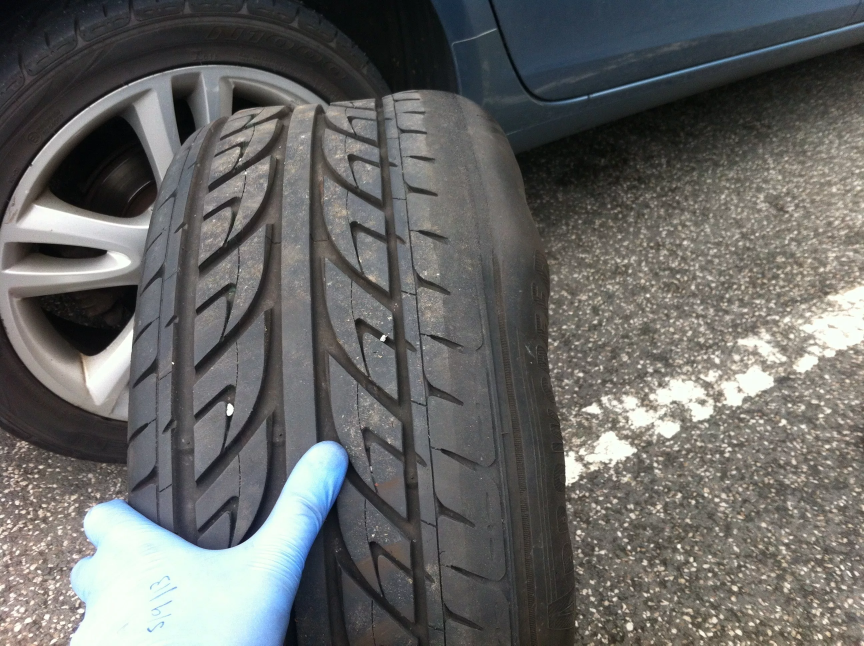
#> input picture Data/RGB/Defective/rbg d 2nd/101.jpg, 2592 x 1936 px (shown at 1/3 size)
$ python -i auto_tire_test.py   (imports and definitions only)
#> lines starting #> are read from the running program, lines starting #| are printed output that depends on the picture; after the words box and inside, x2 and y2 are one past the last pixel; in counts of white or black regions, pixels touching at a corner belong together
from cv2 import cv2
import numpy as np

class tire_testing:
    """
    Class containing all the tire testing function.
    """
    def ink_test(self,location):
        """
        Function checks the ink spillage in tire.
        Returns 0 or 1, 1 for defective.
        """
        frame = cv2.imread(location)
#> frame is the input picture: shape (1936, 2592, 3); mean B, G, R 101.1, 102.9, 102.8
        gray = cv2.cvtColor(frame,cv2.COLOR_BGR2GRAY)
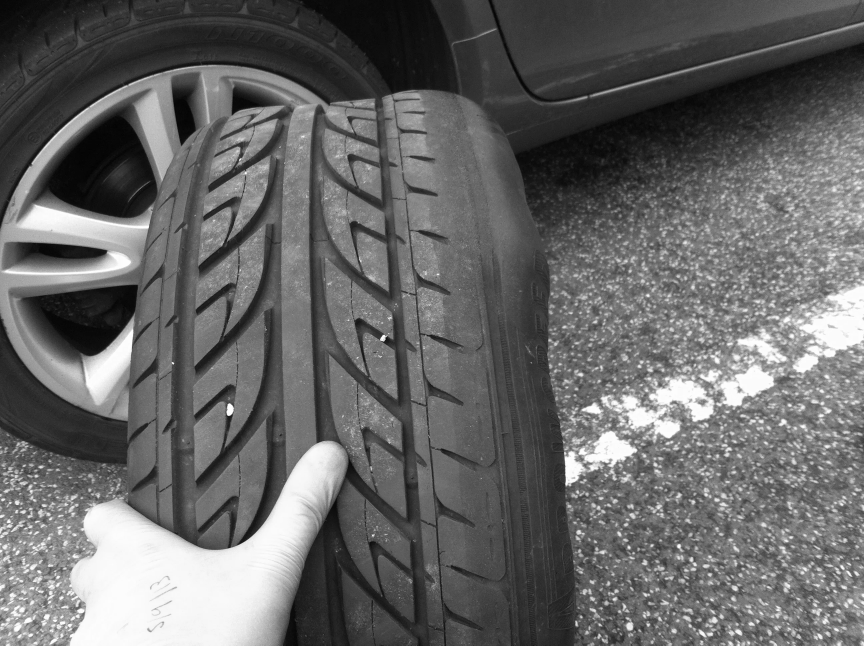
#> gray: shape (1936, 2592) (shown at 1/3 size); min 0, max 255, mean 102.6
        _, thresh = cv2.threshold(gray,150,200,0)
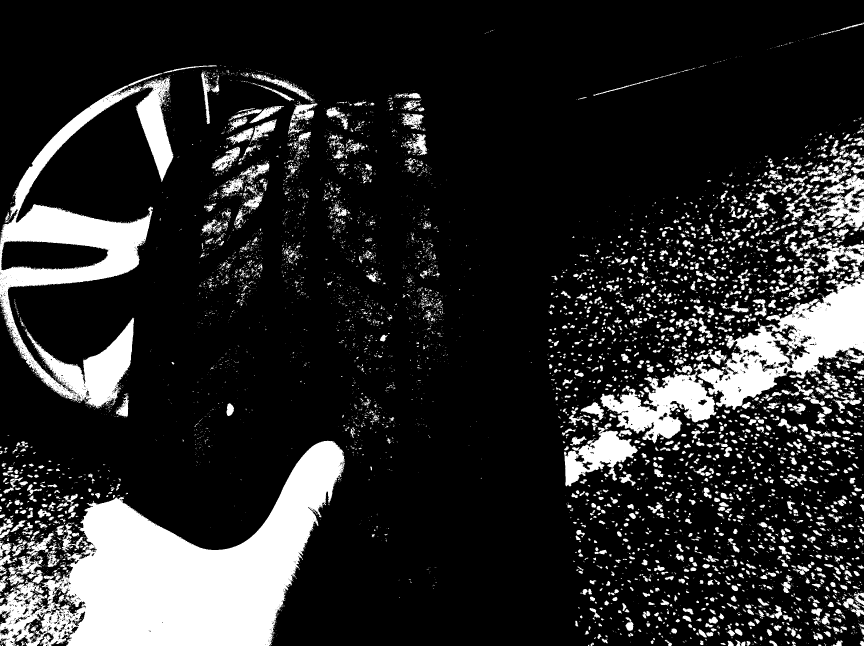
#> thresh: shape (1936, 2592) (shown at 1/3 size); values 0 (black) and 200 (white), 16.7% white; 8476 white regions (6617 under 20 px)
        contours, _ = cv2.findContours(thresh,cv2.RETR_TREE,cv2.CHAIN_APPROX_SIMPLE)
#> contours = 12117 contours, 10415 with area under 20; largest, box (x1, y1, x2, y2) and area: (0, 1322, 1035, 1936) 295356, (0, 219, 520, 1227) 156195, (2081, 727, 2592, 1230) 90433, (1801, 1113, 2149, 1330) 34738, (2, 721, 327, 812) 22612
        cv2.fillPoly(frame,pts=[contours[17]],color=(0,0,0))
        cv2.fillPoly(frame,pts=[contours[34]],color=(0,0,0))
        cv2.fillPoly(frame,pts=[contours[44]],color=(0,0,0))
        gray = cv2.cvtColor(frame,cv2.COLOR_BGR2GRAY)
        _, thresh = cv2.threshold(gray,165,165,0)
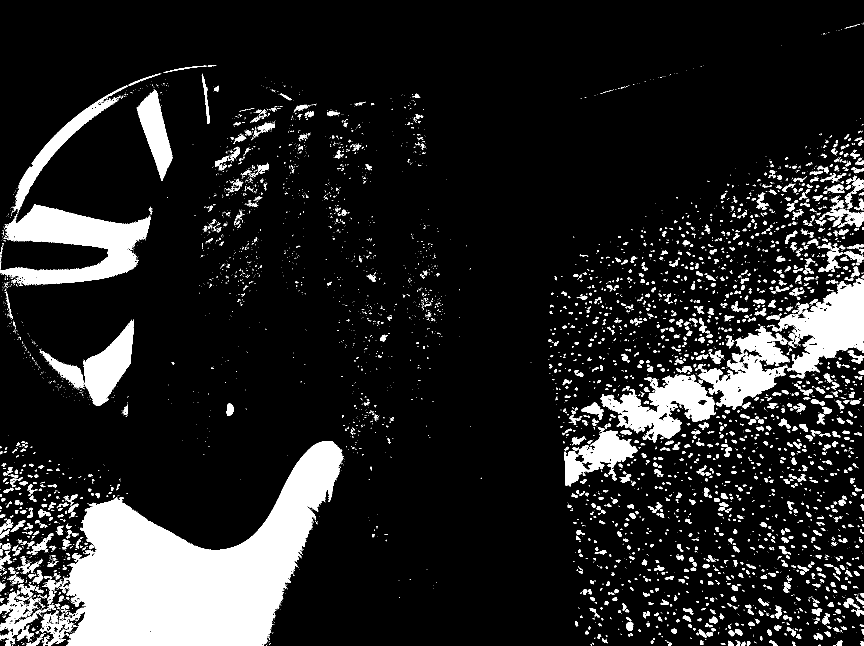
#> thresh: shape (1936, 2592) (shown at 1/3 size); values 0 (black) and 165 (white), 12.8% white; 6232 white regions (4599 under 20 px), largest, box (x1, y1, x2, y2) and area: (122, 1323, 1031, 1936) 256026, (0, 614, 452, 857) 51540, (2334, 835, 2592, 1135) 37340
        _, contours = cv2.findContours(thresh,cv2.RETR_TREE,cv2.CHAIN_APPROX_SIMPLE)
        count = 0
        for _ in contours:
            count = count + 1
#> this loop made 1 pass
#> count on pass 1: 1
#> after the loop, count = 1
        if count > 0:
            flag = 1
        else:
            flag = 0
        return flag
    # [62 lines left out: functions twi_test, wobbling_test, seperation_test, not called in this run]

>>> result = tire_testing().ink_test('../../Data/RGB/Defective/rbg d 2nd/101.jpg')
